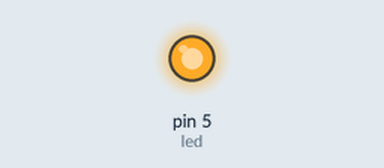
Recording of a sketch running on a simulated Arduino Uno, built with avr-gcc and run on an emulated ATmega328P. On the bench: output pins drawn as LEDs (lit = HIGH).

Above: at 0.05 s.
Timing chart, 0 to 6.2 s (numbered marks = the images above):
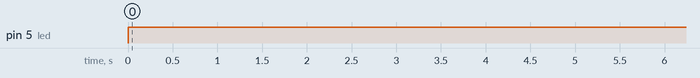

The sketch:

Arduino15.ino
```cpp
int led=5;
void setup() {
  // put your setup code here, to run once:
pinMode(led, OUTPUT); //to mention which pin number to produce OUTPUT
Serial.begin(9600);   //9600-to mention frequency value
}

void loop() {
  // put your main code here, to run repeatedly:

digitalWrite(led,HIGH);
delay(9600);

digitalWrite(led,LOW);
}
```

Measured:
- by itself, pin 5 (led): LOW → HIGH at 0.00 s
